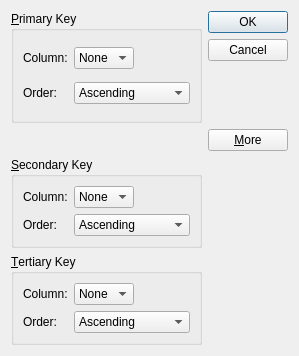
<?xml version="1.0" encoding="UTF-8"?>
<ui version="4.0">
 <class>SortDialog</class>
 <widget class="QDialog" name="SortDialog">
  <property name="geometry">
   <rect>
    <x>0</x>
    <y>0</y>
    <width>292</width>
    <height>341</height>
   </rect>
  </property>
  <property name="windowTitle">
   <string>Sort</string>
  </property>
  <layout class="QGridLayout" name="gridLayout_4">
   <item row="0" column="0" rowspan="2">
    <widget class="QGroupBox" name="primaryGroupBox">
     <property name="minimumSize">
      <size>
       <width>191</width>
       <height>112</height>
      </size>
     </property>
     <property name="title">
      <string>&amp;Primary Key</string>
     </property>
     <layout class="QGridLayout" name="gridLayout">
      <item row="0" column="0">
       <widget class="QLabel" name="label">
        <property name="text">
         <string>Column:</string>
        </property>
       </widget>
      </item>
      <item row="0" column="1">
       <widget class="QComboBox" name="primaryColumnCombo">
        <item>
         <property name="text">
          <string>None</string>
         </property>
        </item>
       </widget>
      </item>
      <item row="0" column="2">
       <spacer name="horizontalSpacer">
        <property name="orientation">
         <enum>Qt::Horizontal</enum>
        </property>
        <property name="sizeHint" stdset="0">
         <size>
          <width>40</width>
          <height>20</height>
         </size>
        </property>
       </spacer>
      </item>
      <item row="1" column="0">
       <widget class="QLabel" name="label_2">
        <property name="text">
         <string>Order:</string>
        </property>
       </widget>
      </item>
      <item row="1" column="1" colspan="2">
       <widget class="QComboBox" name="primaryOrderCombo">
        <item>
         <property name="text">
          <string>Ascending</string>
         </property>
        </item>
        <item>
         <property name="text">
          <string>Descending</string>
         </property>
        </item>
       </widget>
      </item>
     </layout>
    </widget>
   </item>
   <item row="0" column="1">
    <widget class="QDialogButtonBox" name="cancelButton">
     <property name="orientation">
      <enum>Qt::Vertical</enum>
     </property>
     <property name="standardButtons">
      <set>QDialogButtonBox::Cancel|QDialogButtonBox::Ok</set>
     </property>
    </widget>
   </item>
   <item row="2" column="0" rowspan="2">
    <spacer name="verticalSpacer">
     <property name="orientation">
      <enum>Qt::Vertical</enum>
     </property>
     <property name="sizeHint" stdset="0">
      <size>
       <width>20</width>
       <height>0</height>
      </size>
     </property>
    </spacer>
   </item>
   <item row="3" column="1">
    <widget class="QPushButton" name="moreButton">
     <property name="text">
      <string>&amp;More</string>
     </property>
     <property name="checkable">
      <bool>true</bool>
     </property>
    </widget>
   </item>
   <item row="4" column="0">
    <widget class="QGroupBox" name="secondaryGroupBox">
     <property name="title">
      <string>&amp;Secondary Key</string>
     </property>
     <layout class="QGridLayout" name="gridLayout_2">
      <item row="0" column="0">
       <widget class="QLabel" name="label_3">
        <property name="text">
         <string>Column:</string>
        </property>
       </widget>
      </item>
      <item row="0" column="1">
       <widget class="QComboBox" name="secondaryColumnCombo">
        <item>
         <property name="text">
          <string>None</string>
         </property>
        </item>
       </widget>
      </item>
      <item row="0" column="2">
       <spacer name="horizontalSpacer_2">
        <property name="orientation">
         <enum>Qt::Horizontal</enum>
        </property>
        <property name="sizeHint" stdset="0">
         <size>
          <width>40</width>
          <height>20</height>
         </size>
        </property>
       </spacer>
      </item>
      <item row="1" column="0">
       <widget class="QLabel" name="label_4">
        <property name="text">
         <string>Order:</string>
        </property>
       </widget>
      </item>
      <item row="1" column="1" colspan="2">
       <widget class="QComboBox" name="secondaryOrderCombo">
        <item>
         <property name="text">
          <string>Ascending</string>
         </property>
        </item>
        <item>
         <property name="text">
          <string>Descending</string>
         </property>
        </item>
       </widget>
      </item>
     </layout>
    </widget>
   </item>
   <item row="5" column="0">
    <widget class="QGroupBox" name="tertiaryGroupBox">
     <property name="title">
      <string>&amp;Tertiary Key</string>
     </property>
     <layout class="QGridLayout" name="gridLayout_3">
      <item row="0" column="0">
       <widget class="QLabel" name="label_5">
        <property name="text">
         <string>Column:</string>
        </property>
       </widget>
      </item>
      <item row="0" column="1">
       <widget class="QComboBox" name="tertiaryColumnCombo">
        <item>
         <property name="text">
          <string>None</string>
         </property>
        </item>
       </widget>
      </item>
      <item row="0" column="2">
       <spacer name="horizontalSpacer_3">
        <property name="orientation">
         <enum>Qt::Horizontal</enum>
        </property>
        <property name="sizeHint" stdset="0">
         <size>
          <width>40</width>
          <height>20</height>
         </size>
        </property>
       </spacer>
      </item>
      <item row="1" column="0">
       <widget class="QLabel" name="label_6">
        <property name="text">
         <string>Order:</string>
        </property>
       </widget>
      </item>
      <item row="1" column="1" colspan="2">
       <widget class="QComboBox" name="tertiaryOrderCombo">
        <item>
         <property name="text">
          <string>Ascending</string>
         </property>
        </item>
        <item>
         <property name="text">
          <string>Descending</string>
         </property>
        </item>
       </widget>
      </item>
     </layout>
    </widget>
   </item>
   <item row="1" column="1" rowspan="2">
    <spacer name="verticalSpacer_2">
     <property name="orientation">
      <enum>Qt::Vertical</enum>
     </property>
     <property name="sizeHint" stdset="0">
      <size>
       <width>20</width>
       <height>0</height>
      </size>
     </property>
    </spacer>
   </item>
  </layout>
 </widget>
 <resources/>
 <connections>
  <connection>
   <sender>cancelButton</sender>
   <signal>accepted()</signal>
   <receiver>SortDialog</receiver>
   <slot>accept()</slot>
   <hints>
    <hint type="sourcelabel">
     <x>206</x>
     <y>83</y>
    </hint>
    <hint type="destinationlabel">
     <x>157</x>
     <y>274</y>
    </hint>
   </hints>
  </connection>
  <connection>
   <sender>cancelButton</sender>
   <signal>rejected()</signal>
   <receiver>SortDialog</receiver>
   <slot>reject()</slot>
   <hints>
    <hint type="sourcelabel">
     <x>232</x>
     <y>83</y>
    </hint>
    <hint type="destinationlabel">
     <x>286</x>
     <y>274</y>
    </hint>
   </hints>
  </connection>
  <connection>
   <sender>moreButton</sender>
   <signal>toggled(bool)</signal>
   <receiver>secondaryGroupBox</receiver>
   <slot>setVisible(bool)</slot>
   <hints>
    <hint type="sourcelabel">
     <x>258</x>
     <y>149</y>
    </hint>
    <hint type="destinationlabel">
     <x>170</x>
     <y>190</y>
    </hint>
   </hints>
  </connection>
  <connection>
   <sender>moreButton</sender>
   <signal>toggled(bool)</signal>
   <receiver>tertiaryGroupBox</receiver>
   <slot>setVisible(bool)</slot>
   <hints>
    <hint type="sourcelabel">
     <x>237</x>
     <y>149</y>
    </hint>
    <hint type="destinationlabel">
     <x>153</x>
     <y>294</y>
    </hint>
   </hints>
  </connection>
 </connections>
</ui>
